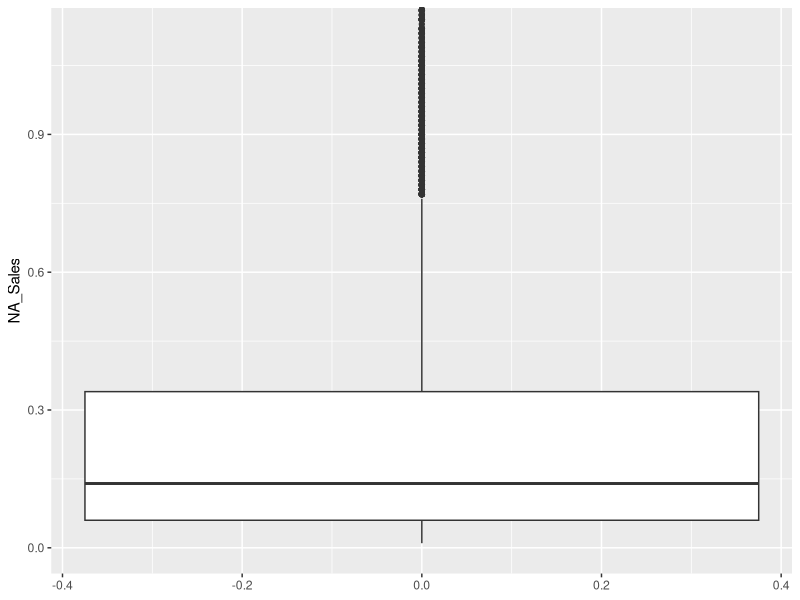
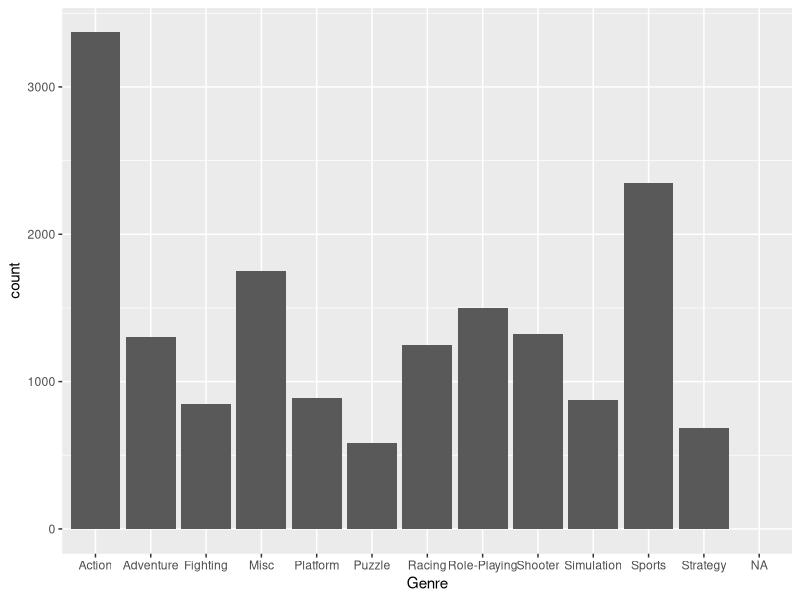
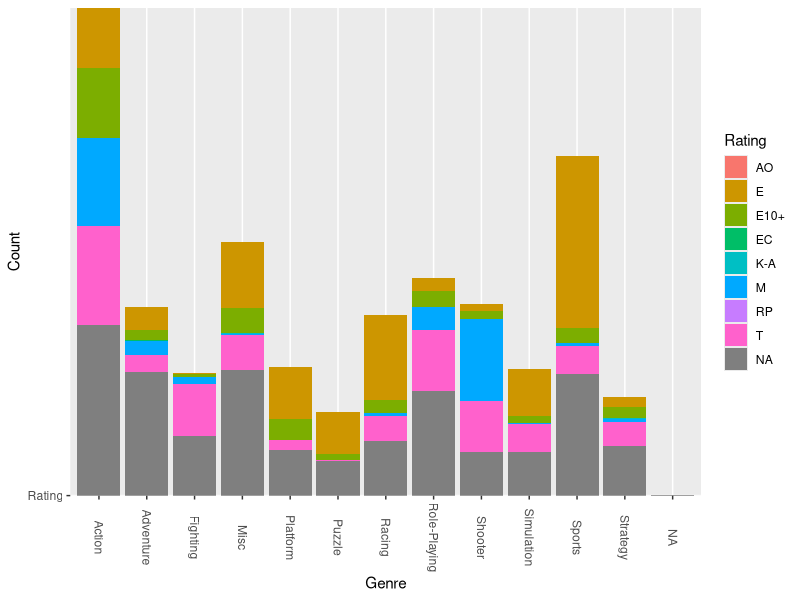
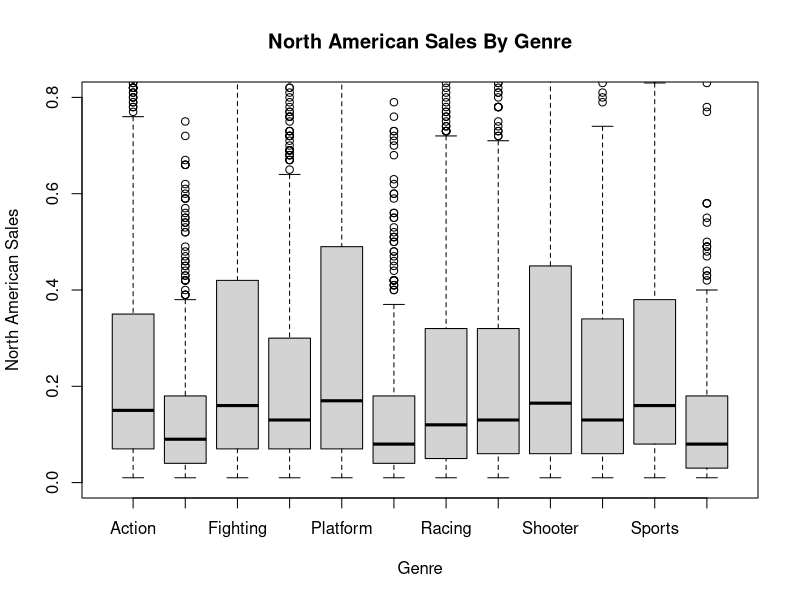
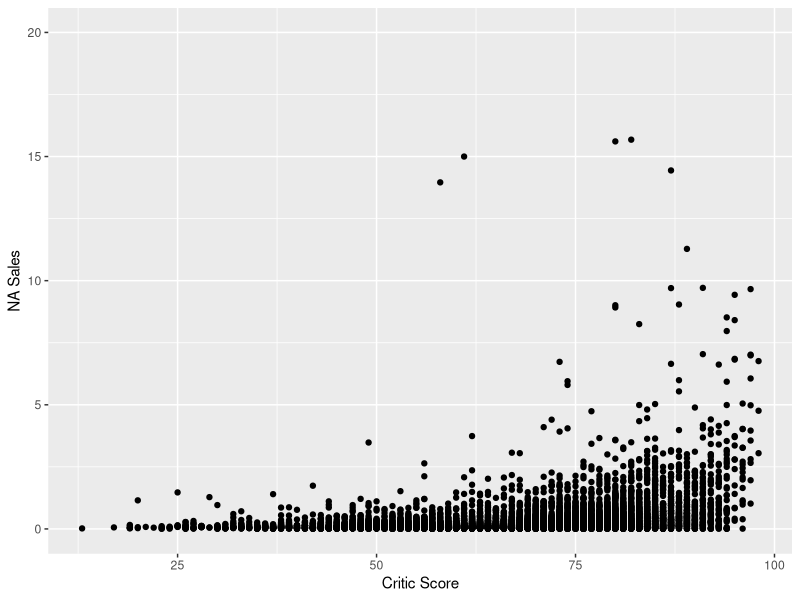

These figures' R source, in order:
## ---- chunk 1
#Loading Libraries
library(tidyverse)

#Loading Dataset
vgs <- read.csv('replaced variables.csv')

#Transforming variables to appropriate data types
vgs$NA_Sales<-as.numeric(vgs$NA_Sales)
vgs$EU_Sales<-as.numeric(vgs$EU_Sales)
vgs$JP_Sales<-as.numeric(vgs$JP_Sales)
vgs$Other_Sales<-as.numeric(vgs$Other_Sales)
vgs$Platform <- as.factor(vgs$Platform)
vgs$Publisher <- as.factor(vgs$Genre)
vgs$Genre <- as.factor(vgs$Genre)
vgs$Developer <- as.factor(vgs$Developer)
vgs$Rating <- as.factor(vgs$Rating)
vgs$Year_of_Release <- as.factor(vgs$Year_of_Release)
vgs$User_Score <- as.numeric(vgs$User_Score)
vgs$Name <- as.character(vgs$Name)
vgs$User_Score <- vgs$User_Score * 10

#Replacing empty entries with NA
vgs$Rating[vgs$Rating %in% c("")]<- NA
vgs$Rating <-factor(vgs$Rating)
vgs$Developer[vgs$Developer %in% c("")]<- NA
vgs$Developer <-factor(vgs$Developer)
vgs$Genre[vgs$Genre %in% c("")]<- NA
vgs$Genre <-factor(vgs$Genre)
## ---- chunk 2
summary(vgs$NA_Sales, na.rm = TRUE) # summarize the variable NA_Sales
sd(vgs$NA_Sales, na.rm = TRUE) # find the standard deviation
IQR(vgs$NA_Sales, na.rm = TRUE) # find the IQR
nasmildthreshold = (.28*1.5) + .28 # mild threshold
print(nasmildthreshold)
nasmaxthreshold = (.28*3) + .28 # extreme threshold
print(nasmaxthreshold)
sum(vgs$NA_Sales>nasmaxthreshold, na.rm = TRUE) # number of observations above the max threshold
ggplot(data = vgs, aes(y = NA_Sales)) + geom_boxplot() + coord_cartesian(ylim = c(0, 1.12))
## ---- chunk 3
vgs$Genre[vgs$Genre %in% c("")]<- NA
freq_genre <- table(vgs$Genre)
rel_freq_genre <- table(vgs$Genre)/nrow(vgs)
ggplot(data = vgs) + geom_bar(mapping = aes(x = Genre))
## ---- chunk 4
twoway <- addmargins(table(vgs$Rating, vgs$Genre))
twoway
ggplot(vgs, aes(fill=Rating, y='Rating', x=Genre)) + geom_bar(position= 'stack', stat='identity') + ylab('Count') + xlab('Genre') + theme(axis.text.x=element_text(angle = -90, vjust = 0.5))
## ---- chunk 5
summary(vgs$NA_Sales)
table(vgs$Genre)
nasalesiqr <- IQR(vgs$NA_Sales, na.rm = TRUE)
highoutlier <- 0.340+(1.5*nasalesiqr)
boxplot(vgs$NA_Sales~vgs$Genre, main = "North American Sales By Genre", xlab =
          "Genre", ylab = "North American Sales", ylim = c(0,0.8))
## ---- chunk 6
ggplot(vgs, aes(Critic_Score, NA_Sales)) + geom_point() +ylab('NA Sales') + xlab('Critic Score') + ylim(0, 20)

